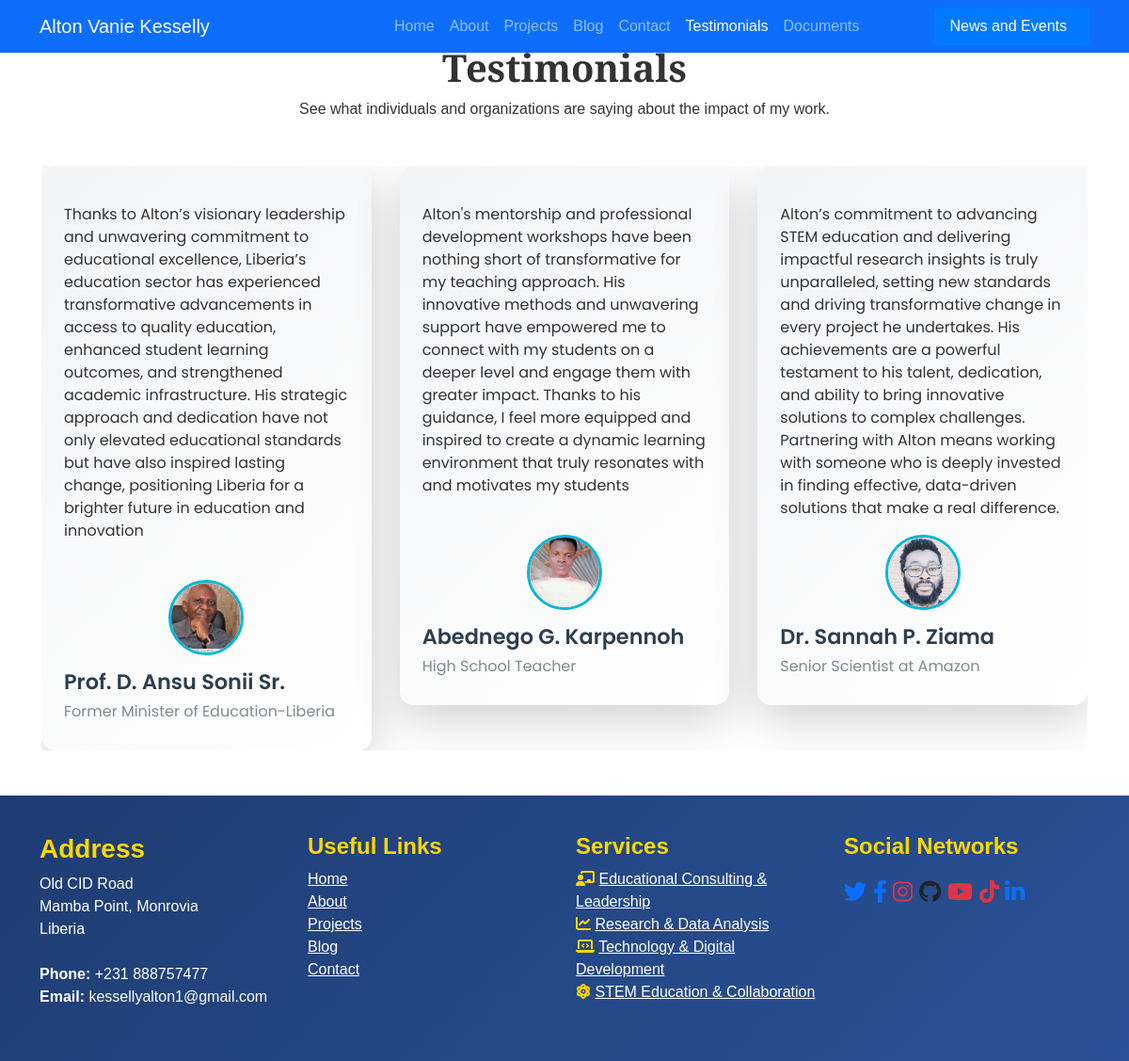
Page /testimonials/ on the committed database.
### portfolio/models.py (models this page shows, shortened)
class Testimonial(models.Model):
    quote = CKEditor5Field('Quote', config_name='default')
    author_name = models.CharField(max_length=100)
    author_title = models.CharField(max_length=100)
    image = models.ImageField(upload_to='testimonials/', null=True, blank=True)
    created_at = models.DateTimeField(auto_now_add=True)

### portfolio/views.py (the view)
# urls.py: path('testimonials/', views.testimonials, name='testimonials'),
def testimonials(request):
    testimonials = Testimonial.objects.all()
    return render(request, 'portfolio/testimonials.html', {'testimonials': testimonials})

### portfolio/templates/portfolio/testimonials.html (shortened to what this page needs)
{% extends "base.html" %}
{% block content %}
<link rel="stylesheet" href="https://unpkg.com/swiper/swiper-bundle.min.css">
<section id="testimonials" class="testimonials section-bg py-5 mt-10">
  <div class="container">
    <div class="section-title text-center mb-5">
      <h2>Testimonials</h2>
      <p>See what individuals and organizations are saying about the impact of my work.</p>
    </div>
    {% if testimonials %}
    <div class="swiper testimonials-slider" data-aos="fade-up" data-aos-delay="100">
      <div class="swiper-wrapper">
        {% for testimonial in testimonials %}
        <div class="swiper-slide">
          <div class="testimonial-item p-4 shadow-lg">
            <p class="quote">
              {{ testimonial.quote|safe }}
            </p>
            {% if testimonial.image %}
            <img src="{{ testimonial.image.url }}" class="testimonial-img rounded-circle mx-auto d-block mt-3" alt="{{ testimonial.author_name }}">
            {% endif %}
            <h3 class="author-name">{{ testimonial.author_name }}</h3>
            <h4 class="author-title">{{ testimonial.author_title|safe }}</h4>
          </div>
        </div>
        {% endfor %}
      </div>
    </div>
    {% else %}
    <p class="text-center">No testimonials available.</p>
    {% endif %}
  </div>
</section>
{% endblock %}

### templates/base.html (shortened to what this page needs)
{% load static %}
<!DOCTYPE html>
<html lang="en">
<head>
    <link href="https://cdn.jsdelivr.net/npm/bootstrap@5.1.3/dist/css/bootstrap.min.css" rel="stylesheet">
    <link href="{% static 'css/styles.css' %}" rel="stylesheet" />
    <link rel="stylesheet" href="https://unpkg.com/aos@next/dist/aos.css" />
</head>
<body>
<div id="layoutDefault">
    <div id="layoutDefault_content">
        <main>
            {% include 'navbar.html' %}
            {% block content %}{% endblock %}
        </main>
    </div>
    <div id="layoutDefault_footer">
        {% include 'footer.html' %}
    </div>
</div>
</body>
</html>

### templates/navbar.html (shortened to what this page needs)
<nav id="mainNavbar" class="navbar navbar-expand-lg navbar-dark bg-primary fixed-top">
    <div class="container d-flex justify-content-between align-items-center">
        <a class="navbar-brand text-white" href="{% url 'home' %}">Alton Vanie Kesselly</a>
        <div class="collapse navbar-collapse" id="navbarSupportedContent">
            <ul class="navbar-nav ms-auto me-lg-5">
                <li class="nav-item"><a class="nav-link {% if request.path == '/' %}active{% endif %}" href="{% url 'home' %}">Home</a></li>
                <li class="nav-item"><a class="nav-link {% if request.path == '/about/' %}active{% endif %}" href="{% url 'about' %}">About</a></li>
                <li class="nav-item"><a class="nav-link {% if request.path == '/portfolio/' %}active{% endif %}" href="{% url 'portfolio-list' %}">Projects</a></li>
                <li class="nav-item"><a class="nav-link {% if request.path == '/blog/' %}active{% endif %}" href="{% url 'blog-list' %}">Blog</a></li>
                <li class="nav-item"><a class="nav-link {% if request.path == '/contact/' %}active{% endif %}" href="{% url 'contact' %}">Contact</a></li>
                <li class="nav-item"><a class="nav-link {% if request.path == '/testimonials/' %}active{% endif %}" href="{% url 'testimonials' %}">Testimonials</a></li>
                <li class="nav-item"><a class="nav-link {% if request.path == '/documents/' %}active{% endif %}" href="{% url 'documents' %}">Documents</a></li>
            </ul>
            <a class="btn fw-500 ms-lg-4 btn-teal" href="{% url 'press_home' %}">News and Events</a>
        </div>
    </div>
</nav>
<link rel="stylesheet" href="https://cdnjs.cloudflare.com/ajax/libs/bootstrap-icons/1.8.1/font/bootstrap-icons.min.css">

### templates/footer.html (shortened to what this page needs)
<footer id="footer" style="background: linear-gradient(135deg, #1e3c72 0%, #2a5298 100%); color: #fff; padding: 40px 0;">
    <div class="footer-top">
        <div class="container">
            <div class="row">
                <div class="col-lg-3 col-md-6 footer-contact">
                    <h3 style="font-weight: bold; color: #ffd700;">Address</h3>
                    <p>Old CID Road<br>Mamba Point, Monrovia<br>Liberia<br><br><strong>Phone:</strong> +231 888757477<br><strong>Email:</strong> kessellyalton1@gmail.com</p>
                </div>
                <div class="col-lg-3 col-md-6 footer-links">
                    <h4 style="font-weight: bold; color: #ffd700;">Useful Links</h4>
                    <ul class="list-unstyled">
                        <li> <a href="{% url 'home' %}" class="text-white">Home</a></li>
                        <li> <a href="{% url 'about' %}" class="text-white">About</a></li>
                        <li> <a href="{% url 'portfolio-list' %}" class="text-white">Projects</a></li>
                        <li> <a href="{% url 'blog-list' %}" class="text-white">Blog</a></li>
                        <li> <a href="{% url 'contact' %}" class="text-white">Contact</a></li>
                    </ul>
                </div>
                <div class="col-lg-3 col-md-6 footer-links">
                    <h4 style="font-weight: bold; color: #ffd700;"> Services</h4>
                    <ul class="list-unstyled">
                        <li><i class="fas fa-chalkboard-teacher" style="color: #ffd700;"></i> <a href="#" class="text-white">Educational Consulting & Leadership</a></li>
                        <li><i class="fas fa-chart-line" style="color: #ffd700;"></i> <a href="{% url 'about'%}" class="text-white">Research & Data Analysis</a></li>
                        <li><i class="fas fa-laptop-code" style="color: #ffd700;"></i> <a href="{% url 'about'%}" class="text-white">Technology & Digital Development</a></li>
                        <li><i class="fas fa-atom" style="color:#ffd700;"></i> <a href="{% url 'about'%}" class="text-white">STEM Education & Collaboration</a></li>
                    </ul>
                </div>
                <div class="col-lg-3 col-md-6 footer-links">
                    <h4 style="font-weight: bold; color: #ffd700;">Social Networks</h4>
                    <div class="social-links mt-3" style="font-size: 1.5em;">
                        <a href="https://twitter.com/kessellyalton" class="twitter text-primary" target="_blank"><i class="fab fa-twitter"></i></a>
                        <a href="https://www.facebook.com/akesselly" class="facebook text-primary" target="_blank"><i class="fab fa-facebook-f"></i></a>
                        <a href="https://www.instagram.com/altonv.kesselly/" class="instagram text-danger" target="_blank"><i class="fab fa-instagram"></i></a>
                        <a href="https://github.com/kessellyalton" class="github text-dark" target="_blank"><i class="fab fa-github"></i></a>
                        <a href="https://www.youtube.com/@Alton-jt9md" class="youtube text-danger" target="_blank"><i class="fab fa-youtube"></i></a>
                        <a href="https://www.tiktok.com/@kessellyalton" class="tiktok text-danger" target="_blank"><i class="fab fa-tiktok"></i></a>
                        <a href="https://www.linkedin.com/in/alton-kesselly-549b10199/" class="linkedin text-primary" target="_blank"><i class="fab fa-linkedin-in"></i></a>
                    </div>
                </div>
            </div>
        </div>
    </div>
</footer>

### static/css/styles.css (style rules this page uses)
body { font-family: Arial, sans-serif; margin: 0; padding: 0; color: #333; }
section { padding: 2em; }
h1, h2 { color: #1e1e2f; }
.btn { padding: 0.5em 1em; color: white; background-color: #007bff; border: none; text-decoration: none; border-radius: 5px; }

### portfolio/templates/portfolio/testimonials.html (style rules this page uses)
.section-title h2 { font-family: 'Playfair Display', serif; font-weight: 700; font-size: 2.5em; color: #333; }
.testimonial-item { background: linear-gradient(135deg, #f3f4f6 0%, #ffffff 100%); padding: 24px; border-radius: 15px; box-shadow: 0 4px 30px rgba(0, 0, 0, 0.1); position: relative; font-family: 'Poppins', sans-serif; transition: transform 0.3s ease; }
.author-name { font-weight: 600; font-size: 1.4em; color: #2c3e50; margin-top: 15px; }
.author-title, .author-organization { font-weight: 400; font-size: 1em; color: #7f8c8d; margin-top: 5px; }
.quote { font-family: 'Playfair Display', serif; font-style: italic; color: #555; font-size: 1.2em; line-height: 1.7; }
.testimonial-img { width: 80px; height: 80px; object-fit: cover; border: 3px solid #00b8d4; }

### rows in the picture
Testimonial: quote "Thanks to Alton’s visionary leadership and unwavering commitment to educational excellence, Liberia’s education sector has experienced transformative advancements in access to quality education, enhanced student learning outcomes, and strengthened academic infrastructure. His strategic approach and dedication have not only elevated educational standards but have also inspired lasting change, positioning Liberia for a brighter future in education and innovation", image (picture), author_name "Prof. D. Ansu Sonii Sr.", author_title "Former Minister of Education-Liberia"
Testimonial: quote "Alton's mentorship and professional development workshops have been nothing short of transformative for my teaching approach. His innovative methods and unwavering support have empowered me to connect with my students on a deeper level and engage them with greater impact. Thanks to his guidance, I feel more equipped and inspired to create a dynamic learning environment that truly resonates with and motivates my students", image (picture), author_name "Abednego G. Karpennoh", author_title "High School Teacher"
Testimonial: quote "Alton’s commitment to advancing STEM education and delivering impactful research insights is truly unparalleled, setting new standards and driving transformative change in every project he undertakes. His achievements are a powerful testament to his talent, dedication, and ability to bring innovative solutions to complex challenges. Partnering with Alton means working with someone who is deeply invested in finding effective, data-driven solutions that make a real difference.", image (picture), author_name "Dr. Sannah P. Ziama", author_title "Senior Scientist at Amazon"
